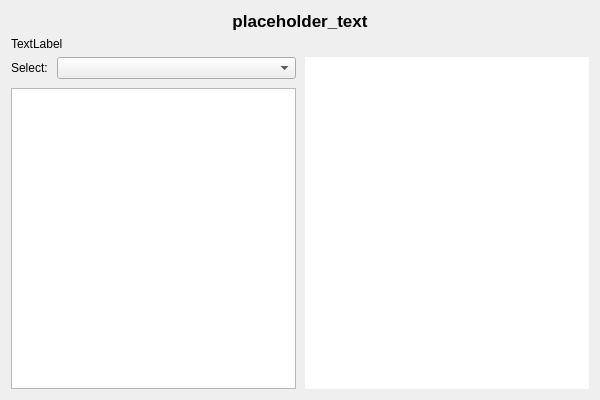
<?xml version="1.0" encoding="UTF-8"?>
<ui version="4.0">
 <class>SelectionPage</class>
 <widget class="QWizardPage" name="SelectionPage">
  <property name="geometry">
   <rect>
    <x>0</x>
    <y>0</y>
    <width>600</width>
    <height>400</height>
   </rect>
  </property>
  <property name="windowTitle">
   <string>WizardPage</string>
  </property>
  <layout class="QVBoxLayout" name="verticalLayout">
   <item>
    <widget class="QLabel" name="label">
     <property name="font">
      <font>
       <pointsize>13</pointsize>
       <weight>75</weight>
       <bold>true</bold>
      </font>
     </property>
     <property name="text">
      <string>placeholder_text</string>
     </property>
     <property name="textFormat">
      <enum>Qt::PlainText</enum>
     </property>
     <property name="alignment">
      <set>Qt::AlignCenter</set>
     </property>
     <property name="wordWrap">
      <bool>true</bool>
     </property>
    </widget>
   </item>
   <item>
    <widget class="QLabel" name="text">
     <property name="text">
      <string>TextLabel</string>
     </property>
     <property name="wordWrap">
      <bool>true</bool>
     </property>
    </widget>
   </item>
   <item>
    <layout class="QHBoxLayout" name="horizontalLayout">
     <property name="spacing">
      <number>9</number>
     </property>
     <property name="topMargin">
      <number>0</number>
     </property>
     <item>
      <layout class="QVBoxLayout" name="verticalLayout_2">
       <property name="spacing">
        <number>9</number>
       </property>
       <item>
        <layout class="QHBoxLayout" name="horizontalLayout_2">
         <property name="spacing">
          <number>9</number>
         </property>
         <property name="rightMargin">
          <number>0</number>
         </property>
         <item>
          <widget class="QLabel" name="label_2">
           <property name="sizePolicy">
            <sizepolicy hsizetype="Minimum" vsizetype="Fixed">
             <horstretch>0</horstretch>
             <verstretch>0</verstretch>
            </sizepolicy>
           </property>
           <property name="text">
            <string>Select:</string>
           </property>
          </widget>
         </item>
         <item>
          <widget class="QComboBox" name="typeCombo">
           <property name="sizePolicy">
            <sizepolicy hsizetype="MinimumExpanding" vsizetype="Fixed">
             <horstretch>0</horstretch>
             <verstretch>0</verstretch>
            </sizepolicy>
           </property>
          </widget>
         </item>
        </layout>
       </item>
       <item>
        <widget class="QTextEdit" name="typeDescription">
         <property name="sizePolicy">
          <sizepolicy hsizetype="MinimumExpanding" vsizetype="MinimumExpanding">
           <horstretch>0</horstretch>
           <verstretch>0</verstretch>
          </sizepolicy>
         </property>
         <property name="verticalScrollBarPolicy">
          <enum>Qt::ScrollBarAsNeeded</enum>
         </property>
         <property name="horizontalScrollBarPolicy">
          <enum>Qt::ScrollBarAlwaysOff</enum>
         </property>
         <property name="textInteractionFlags">
          <set>Qt::TextSelectableByKeyboard|Qt::TextSelectableByMouse</set>
         </property>
        </widget>
       </item>
      </layout>
     </item>
     <item>
      <widget class="QGraphicsView" name="typeGraphicsView">
       <property name="sizePolicy">
        <sizepolicy hsizetype="Expanding" vsizetype="Expanding">
         <horstretch>0</horstretch>
         <verstretch>0</verstretch>
        </sizepolicy>
       </property>
       <property name="minimumSize">
        <size>
         <width>200</width>
         <height>200</height>
        </size>
       </property>
       <property name="autoFillBackground">
        <bool>true</bool>
       </property>
       <property name="frameShape">
        <enum>QFrame::NoFrame</enum>
       </property>
       <property name="frameShadow">
        <enum>QFrame::Plain</enum>
       </property>
       <property name="lineWidth">
        <number>0</number>
       </property>
       <property name="midLineWidth">
        <number>0</number>
       </property>
       <property name="verticalScrollBarPolicy">
        <enum>Qt::ScrollBarAlwaysOff</enum>
       </property>
       <property name="horizontalScrollBarPolicy">
        <enum>Qt::ScrollBarAlwaysOff</enum>
       </property>
       <property name="backgroundBrush">
        <brush brushstyle="NoBrush">
         <color alpha="0">
          <red>0</red>
          <green>0</green>
          <blue>0</blue>
         </color>
        </brush>
       </property>
       <property name="foregroundBrush">
        <brush brushstyle="NoBrush">
         <color alpha="0">
          <red>0</red>
          <green>0</green>
          <blue>0</blue>
         </color>
        </brush>
       </property>
       <property name="interactive">
        <bool>false</bool>
       </property>
       <property name="renderHints">
        <set>QPainter::Antialiasing|QPainter::HighQualityAntialiasing</set>
       </property>
      </widget>
     </item>
    </layout>
   </item>
  </layout>
 </widget>
 <resources/>
 <connections/>
</ui>
